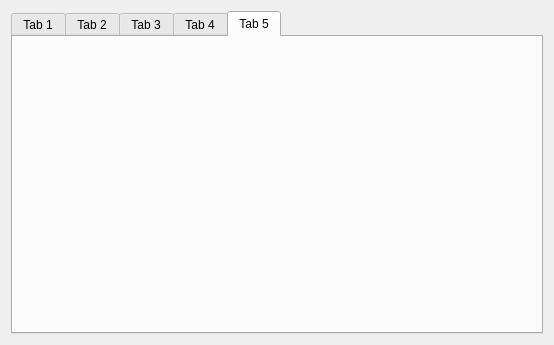
<?xml version="1.0" encoding="UTF-8"?>
<ui version="4.0">
 <class>MainWidget</class>
 <widget class="QWidget" name="MainWidget">
  <property name="geometry">
   <rect>
    <x>0</x>
    <y>0</y>
    <width>554</width>
    <height>345</height>
   </rect>
  </property>
  <property name="windowTitle">
   <string>MainWidget</string>
  </property>
  <layout class="QVBoxLayout" name="verticalLayout">
   <item>
    <widget class="QTabWidget" name="tabWidget">
     <property name="currentIndex">
      <number>4</number>
     </property>
     <widget class="QWidget" name="pTab1">
      <attribute name="title">
       <string>Tab 1</string>
      </attribute>
     </widget>
     <widget class="QWidget" name="pTab2">
      <attribute name="title">
       <string>Tab 2</string>
      </attribute>
     </widget>
     <widget class="QWidget" name="pTab3">
      <attribute name="title">
       <string>Tab 3</string>
      </attribute>
     </widget>
     <widget class="QWidget" name="pTab4">
      <attribute name="title">
       <string>Tab 4</string>
      </attribute>
     </widget>
     <widget class="QWidget" name="pTab5">
      <attribute name="title">
       <string>Tab 5</string>
      </attribute>
     </widget>
    </widget>
   </item>
  </layout>
 </widget>
 <resources/>
 <connections/>
</ui>
